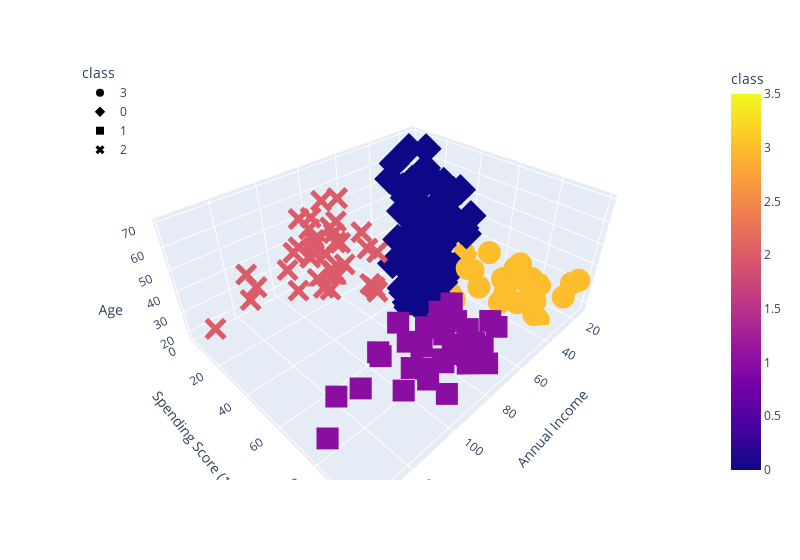

This figure's notebook cell:
### Code cell
fig = px.scatter_3d(
    df_shopping,
x="Annual Income",
    y="Spending Score (1-100)",
    z="Age",
color="class",
    symbol="class",
    width=800,
)
fig.update_layout(legend=dict(x=0, y=1))
fig.show()

### Figure 1 — Plotly figure (JSON) as saved in the notebook; plotly's stock layout.template omitted (floating-point values rounded to 4 significant figures)
{"data": [{"hovertemplate": "class=%{marker.color}<br>Annual Income=%{x}<br>Spending Score (1-100)=%{y}<br>Age=%{z}<extra></extra>", "legendgroup": "3", "marker": {"color": [3, 3, 3, 3, 3, 3, 3, 3, 3, 3, 3, 3, 3, 3, 3, 3, 3, 3, 3, 3, 3, 3, 3, 3, 3, 3, 3, 3], "coloraxis": "coloraxis", "symbol": "circle"}, "mode": "markers", "name": "3", "scene": "scene", "showlegend": true, "type": "scatter3d", "x": [15, 15, 16, 17, 18, 19, 19, 20, 20, 21, 23, 24, 25, 28, 28, 29, 30, 33, 33, 34, 37, 38, 39, 39, 42, 46, 48, 48], "y": [39, 81, 77, 76, 94, 72, 99, 77, 79, 66, 98, 73, 73, 82, 61, 87, 73, 92, 81, 73, 75, 92, 61, 65, 60, 55, 59, 59], "z": [19, 21, 23, 22, 23, 30, 35, 24, 22, 20, 35, 25, 31, 29, 35, 23, 21, 18, 21, 30, 20, 24, 31, 24, 33, 19, 18, 19]}, {"hovertemplate": "class=%{marker.color}<br>Annual Income=%{x}<br>Spending Score (1-100)=%{y}<br>Age=%{z}<extra></extra>", "legendgroup": "0", "marker": {"color": [0, 0, 0, 0, 0, 0, 0, 0, 0, 0, 0, 0, 0, 0, 0, 0, 0, 0, 0, 0, 0, 0, 0, 0, 0, 0, 0, 0, 0, 0, 0, 0, 0, 0, 0, 0, 0, 0, 0, 0, 0, 0, 0, 0, 0, 0, 0, 0, 0, 0, 0, 0, 0, 0, 0, 0, 0, 0, 0, 0, 0, 0, 0, 0, 0, 0, 0, 0, 0, 0, 0, 0, 0, 0, 0, 0, 0, 0, 0, 0, 0, 0, 0, 0, 0, 0, 0, 0, 0, 0, 0, 0, 0, 0, 0], "coloraxis": "coloraxis", "symbol": "diamond"}, "mode": "markers", "name": "0", "scene": "scene", "showlegend": true, "type": "scatter3d", "x": [16, 17, 18, 19, 19, 20, 20, 21, 23, 24, 25, 28, 28, 29, 30, 33, 33, 34, 37, 38, 39, 39, 40, 40, 40, 40, 42, 43, 43, 43, 43, 44, 44, 46, 46, 46, 47, 47, 48, 48, 48, 48, 49, 49, 50, 50, 54, 54, 54, 54, 54, 54, 54, 54, 54, 54, 54, 54, 57, 57, 58, 58, 59, 59, 60, 60, 60, 60, 60, 60, 61, 61, 62, 62, 62, 62, 62, 62, 63, 63, 63, 63, 63, 63, 64, 64, 65, 65, 65, 65, 67, 67, 67, 67, 69], "y": [6, 40, 6, 3, 14, 15, 13, 35, 29, 35, 5, 14, 32, 31, 4, 4, 14, 17, 26, 35, 36, 28, 55, 47, 42, 42, 52, 54, 60, 45, 41, 50, 46, 51, 46, 56, 52, 59, 51, 50, 48, 47, 55, 42, 49, 56, 47, 54, 53, 48, 52, 42, 51, 55, 41, 44, 57, 46, 58, 55, 60, 46, 55, 41, 49, 40, 42, 52, 47, 50, 42, 49, 41, 48, 59, 55, 56, 42, 50, 46, 43, 48, 52, 54, 42, 46, 48, 50, 43, 59, 43, 57, 56, 40, 58], "z": [20, 31, 35, 64, 67, 58, 37, 35, 52, 35, 46, 54, 45, 40, 60, 53, 49, 42, 36, 65, 48, 49, 50, 27, 29, 31, 49, 31, 59, 50, 47, 51, 69, 27, 53, 70, 67, 54, 63, 43, 68, 32, 70, 47, 60, 60, 59, 26, 45, 40, 23, 49, 57, 38, 67, 46, 21, 48, 55, 22, 34, 50, 68, 18, 48, 40, 32, 24, 47, 27, 48, 20, 23, 49, 67, 26, 49, 21, 66, 54, 68, 66, 65, 19, 38, 19, 18, 19, 63, 49, 51, 50, 27, 38, 40]}, {"hovertemplate": "class=%{marker.color}<br>Annual Income=%{x}<br>Spending Score (1-100)=%{y}<br>Age=%{z}<extra></extra>", "legendgroup": "1", "marker": {"color": [1, 1, 1, 1, 1, 1, 1, 1, 1, 1, 1, 1, 1, 1, 1, 1, 1, 1, 1, 1, 1, 1, 1, 1, 1, 1, 1, 1, 1, 1, 1, 1, 1, 1, 1, 1, 1, 1, 1], "coloraxis": "coloraxis", "symbol": "square"}, "mode": "markers", "name": "1", "scene": "scene", "showlegend": true, "type": "scatter3d", "x": [69, 70, 71, 71, 71, 72, 73, 73, 74, 75, 76, 77, 77, 78, 78, 78, 78, 78, 78, 79, 81, 85, 86, 87, 87, 87, 88, 88, 93, 97, 98, 99, 101, 103, 103, 113, 120, 126, 137], "y": [91, 77, 95, 75, 75, 71, 88, 73, 72, 93, 87, 97, 74, 90, 88, 76, 89, 78, 73, 83, 93, 75, 95, 63, 75, 92, 86, 69, 90, 86, 88, 97, 68, 85, 69, 91, 79, 74, 83], "z": [39, 31, 40, 38, 39, 31, 29, 32, 35, 32, 32, 28, 32, 34, 39, 38, 27, 30, 30, 29, 31, 36, 33, 32, 28, 36, 30, 27, 35, 32, 29, 30, 28, 36, 32, 38, 35, 32, 30]}, {"hovertemplate": "class=%{marker.color}<br>Annual Income=%{x}<br>Spending Score (1-100)=%{y}<br>Age=%{z}<extra></extra>", "legendgroup": "2", "marker": {"color": [2, 2, 2, 2, 2, 2, 2, 2, 2, 2, 2, 2, 2, 2, 2, 2, 2, 2, 2, 2, 2, 2, 2, 2, 2, 2, 2, 2, 2, 2, 2, 2, 2, 2, 2, 2, 2, 2], "coloraxis": "coloraxis", "symbol": "x"}, "mode": "markers", "name": "2", "scene": "scene", "showlegend": true, "type": "scatter3d", "x": [70, 71, 71, 71, 72, 73, 73, 74, 75, 76, 77, 77, 78, 78, 78, 78, 78, 78, 79, 81, 85, 86, 87, 87, 87, 88, 88, 93, 97, 98, 99, 101, 103, 103, 113, 120, 126, 137], "y": [29, 35, 11, 9, 34, 5, 7, 10, 5, 40, 12, 36, 22, 17, 20, 16, 1, 1, 35, 5, 26, 20, 27, 13, 10, 13, 15, 14, 32, 15, 39, 24, 17, 23, 8, 16, 28, 18], "z": [23, 43, 59, 47, 25, 20, 44, 19, 57, 28, 25, 48, 34, 43, 44, 47, 37, 34, 56, 19, 50, 42, 36, 40, 36, 52, 58, 59, 37, 46, 41, 54, 41, 34, 33, 47, 45, 32]}], "layout": {"coloraxis": {"colorbar": {"title": {"text": "class"}}, "colorscale": [[0, "#0d0887"], [0.1111, "#46039f"], [0.2222, "#7201a8"], [0.3333, "#9c179e"], [0.4444, "#bd3786"], [0.5556, "#d8576b"], [0.6667, "#ed7953"], [0.7778, "#fb9f3a"], [0.8889, "#fdca26"], [1, "#f0f921"]]}, "legend": {"title": {"text": "class"}, "tracegroupgap": 0, "x": 0, "y": 1}, "margin": {"t": 60}, "scene": {"domain": {"x": [0, 1], "y": [0, 1]}, "xaxis": {"title": {"text": "Annual Income"}}, "yaxis": {"title": {"text": "Spending Score (1-100)"}}, "zaxis": {"title": {"text": "Age"}}}, "width": 800}}
